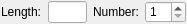
<?xml version="1.0" encoding="UTF-8"?>
<ui version="4.0">
 <class>Ui_LineBisectorOptions</class>
 <widget class="QWidget" name="Ui_LineBisectorOptions">
  <property name="geometry">
   <rect>
    <x>0</x>
    <y>0</y>
    <width>187</width>
    <height>24</height>
   </rect>
  </property>
  <property name="sizePolicy">
   <sizepolicy hsizetype="Fixed" vsizetype="Fixed">
    <horstretch>0</horstretch>
    <verstretch>0</verstretch>
   </sizepolicy>
  </property>
  <property name="minimumSize">
   <size>
    <width>0</width>
    <height>22</height>
   </size>
  </property>
  <property name="maximumSize">
   <size>
    <width>187</width>
    <height>24</height>
   </size>
  </property>
  <property name="windowTitle">
   <string>Line Bisector Options</string>
  </property>
  <layout class="QHBoxLayout">
   <property name="leftMargin">
    <number>1</number>
   </property>
   <property name="topMargin">
    <number>1</number>
   </property>
   <property name="rightMargin">
    <number>1</number>
   </property>
   <property name="bottomMargin">
    <number>1</number>
   </property>
   <item>
    <widget class="QLabel" name="lLength">
     <property name="sizePolicy">
      <sizepolicy hsizetype="Minimum" vsizetype="Preferred">
       <horstretch>0</horstretch>
       <verstretch>0</verstretch>
      </sizepolicy>
     </property>
     <property name="text">
      <string>Length:</string>
     </property>
     <property name="wordWrap">
      <bool>false</bool>
     </property>
    </widget>
   </item>
   <item>
    <widget class="QLineEdit" name="leLength">
     <property name="sizePolicy">
      <sizepolicy hsizetype="Preferred" vsizetype="Fixed">
       <horstretch>0</horstretch>
       <verstretch>0</verstretch>
      </sizepolicy>
     </property>
     <property name="toolTip">
      <string>Length of bisector</string>
     </property>
    </widget>
   </item>
   <item>
    <widget class="QLabel" name="lNumber">
     <property name="text">
      <string>Number:</string>
     </property>
     <property name="wordWrap">
      <bool>false</bool>
     </property>
    </widget>
   </item>
   <item>
    <widget class="QSpinBox" name="sbNumber">
     <property name="toolTip">
      <string>Number of bisectors to create</string>
     </property>
     <property name="minimum">
      <number>1</number>
     </property>
    </widget>
   </item>
   <item>
    <spacer name="horizontalSpacer">
     <property name="orientation">
      <enum>Qt::Horizontal</enum>
     </property>
     <property name="sizeHint" stdset="0">
      <size>
       <width>0</width>
       <height>20</height>
      </size>
     </property>
    </spacer>
   </item>
  </layout>
 </widget>
 <layoutdefault spacing="6" margin="11"/>
 <resources/>
 <connections>
  <connection>
   <sender>leLength</sender>
   <signal>textChanged(QString)</signal>
   <receiver>Ui_LineBisectorOptions</receiver>
   <slot>updateLength(QString)</slot>
   <hints>
    <hint type="sourcelabel">
     <x>20</x>
     <y>20</y>
    </hint>
    <hint type="destinationlabel">
     <x>20</x>
     <y>20</y>
    </hint>
   </hints>
  </connection>
  <connection>
   <sender>sbNumber</sender>
   <signal>valueChanged(int)</signal>
   <receiver>Ui_LineBisectorOptions</receiver>
   <slot>updateNumber(int)</slot>
   <hints>
    <hint type="sourcelabel">
     <x>20</x>
     <y>20</y>
    </hint>
    <hint type="destinationlabel">
     <x>20</x>
     <y>20</y>
    </hint>
   </hints>
  </connection>
 </connections>
 <slots>
  <slot>updateLength(QString)</slot>
  <slot>updateNumber(int)</slot>
 </slots>
</ui>
